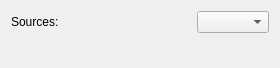
<?xml version="1.0" encoding="UTF-8"?>
<ui version="4.0">
 <class>Form</class>
 <widget class="QWidget" name="Form">
  <property name="geometry">
   <rect>
    <x>0</x>
    <y>0</y>
    <width>280</width>
    <height>68</height>
   </rect>
  </property>
  <property name="windowTitle">
   <string>Form</string>
  </property>
  <layout class="QGridLayout" name="gridLayout">
   <item row="0" column="2">
    <widget class="QComboBox" name="comboBox"/>
   </item>
   <item row="0" column="0">
    <widget class="QLabel" name="label">
     <property name="text">
      <string>Sources:</string>
     </property>
    </widget>
   </item>
   <item row="0" column="1">
    <spacer name="horizontalSpacer">
     <property name="orientation">
      <enum>Qt::Horizontal</enum>
     </property>
     <property name="sizeHint" stdset="0">
      <size>
       <width>40</width>
       <height>20</height>
      </size>
     </property>
    </spacer>
   </item>
   <item row="1" column="1">
    <spacer name="verticalSpacer">
     <property name="orientation">
      <enum>Qt::Vertical</enum>
     </property>
     <property name="sizeHint" stdset="0">
      <size>
       <width>20</width>
       <height>40</height>
      </size>
     </property>
    </spacer>
   </item>
  </layout>
 </widget>
 <resources/>
 <connections/>
</ui>
